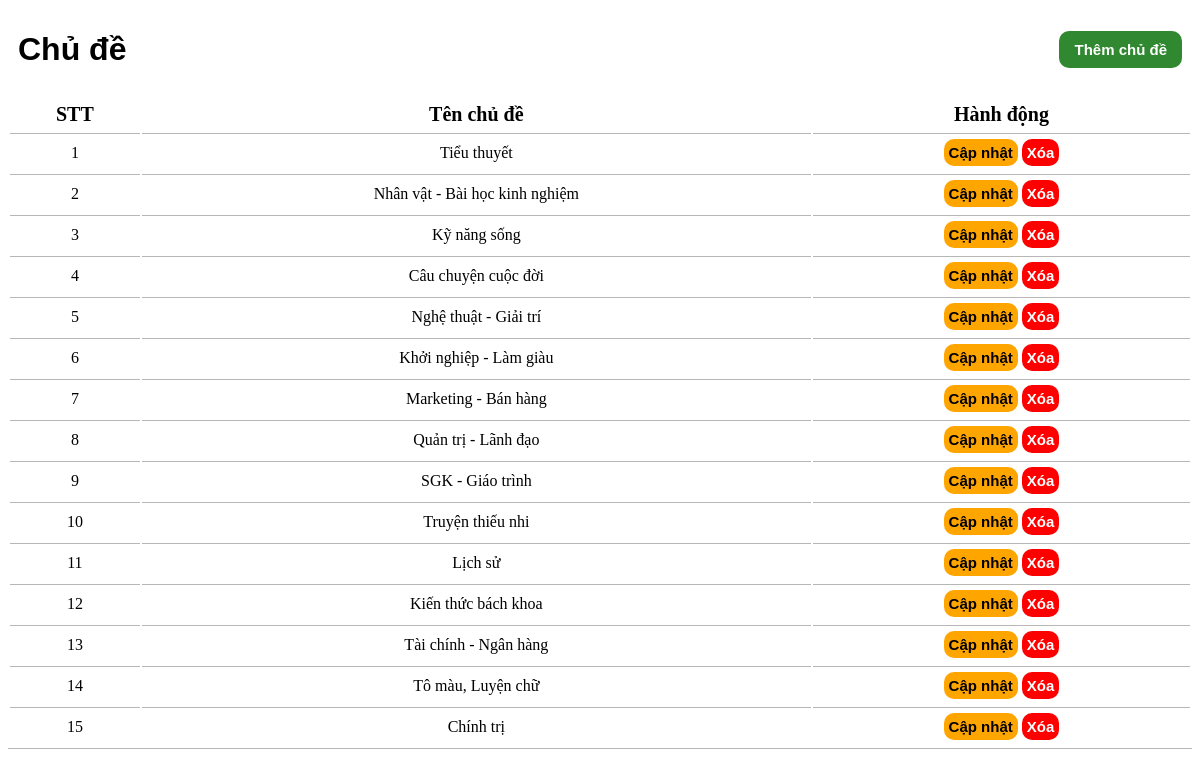
The app's page /btl_web/admin/chude/quantri-chude.php with its own data.
### tables this page shows
CREATE TABLE IF NOT EXISTS chu_de (
  	MaCD int PRIMARY KEY AUTO_INCREMENT,
  	TenChuDe varchar(255) NOT NULL
);

### btl_web/admin/chude/quantri-chude.php (the view, shortened to what this page needs)
<!DOCTYPE html>
<html lang="en">
<head>
</head>
<body>
    <div class="container">
        <h1>Chủ đề</h1>
        <a href="index.php?page_layout=themchude"><button>Thêm chủ đề</button></a>
    </div>
    <table class="ds-taikhoan">
        <tr>
            <th>STT</th>
            <th>Tên chủ đề</th>
            <th>Hành động</th>
        </tr>
        <?php
            include("connect.php");
            $sql = "SELECT * FROM chu_de ";
            $result = mysqli_query($conn, $sql);
            $stt = 1;
            while($row = mysqli_fetch_array($result)){
        ?>
        <tr align="center">
            <td><?php echo $stt++?></td>
            <td><?php echo $row["TenChuDe"] ?></td>
            <td class="hanhDong">
                <a class="btn-fix" href="index.php?page_layout=suachude&id=<?php echo $row["MaCD"] ?>">Cập nhật</a>
                <a class="btn-delete" href="chude/xoachude.php?id=<?php echo $row['MaCD']; ?>"onclick="return confirm('Bạn chắc chắn muốn xóa chủ để <?php echo $row['TenChuDe'] ?>?')">Xóa</a>
            </td>
        </tr>
        <?php }?>
    </table>
</body>
</html>

### btl_web/admin/chude/quantri-chude.php (style rules this page uses)
a { text-decoration-line: none; color: black; }
.container { display: flex; align-items: center; justify-content: space-between; margin: 10px; }
.container h1 { font-family: Arial, Helvetica, sans-serif; }
table { width: 100%; border-bottom: 1px solid rgb(185, 182, 182); }
th { font-size: 20px; padding-bottom: 5px; }
td { padding: 10px 0px; border-top: 1px solid rgb(185, 182, 182); }
.container button { padding: 10px 15px; font-size: 15px; width: auto; height: auto; border-radius: 10px; background-color: rgb(48, 136, 48); font-weight: bold; border: none; color: white; }
.btn-fix { border-radius: 10px; background-color: orange; color: black; padding: 5px; border: none; font-weight:bold; font-family: Arial, Helvetica, sans-serif; font-size: 15px; }
.btn-delete { border-radius: 10px; background-color: red; color: white; padding: 5px; border: none; font-weight:bold; font-family: Arial, Helvetica, sans-serif; font-size: 15px; }

### records on screen
chu_de: TenChuDe "Tiểu thuyết"
chu_de: TenChuDe "Nhân vật - Bài học kinh nghiệm"
chu_de: TenChuDe "Kỹ năng sống"
chu_de: TenChuDe "Câu chuyện cuộc đời"
chu_de: TenChuDe "Nghệ thuật - Giải trí"
chu_de: TenChuDe "Khởi nghiệp - Làm giàu"
chu_de: TenChuDe "Marketing - Bán hàng"
chu_de: TenChuDe "Quản trị - Lãnh đạo"
chu_de: TenChuDe "SGK - Giáo trình"
chu_de: TenChuDe "Truyện thiếu nhi"
chu_de: TenChuDe "Lịch sử"
chu_de: TenChuDe "Kiến thức bách khoa"
chu_de: TenChuDe "Tài chính - Ngân hàng"
chu_de: TenChuDe "Tô màu, Luyện chữ"
chu_de: TenChuDe "Chính trị"
